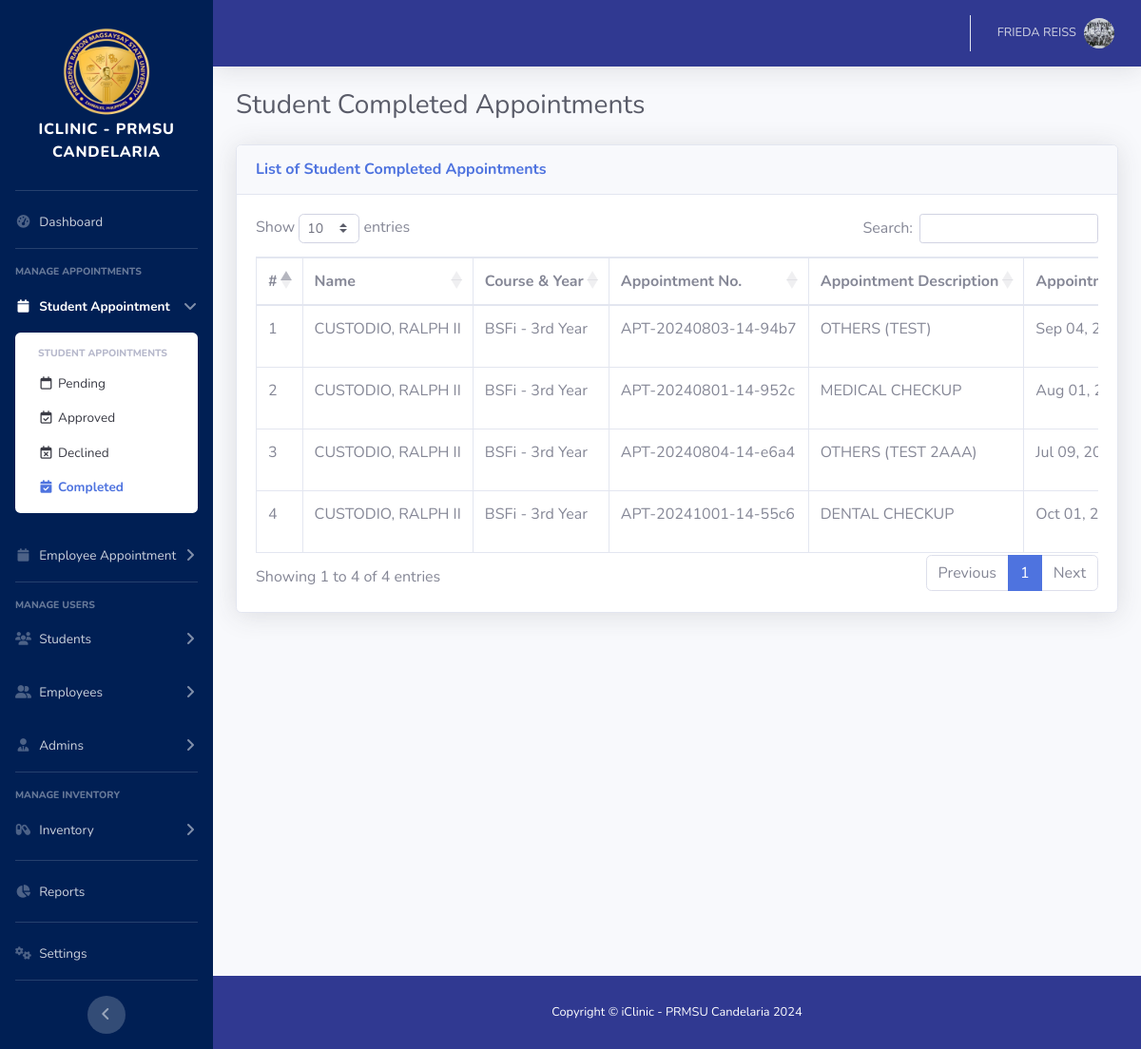
/admin/students-appointment-completed.php (signed in), run on the app's committed database.
### tables this page shows
CREATE TABLE `appointment_vitals_tbl` (
  `appointment_vitals_id` int(11) NOT NULL,
  `blood_pressure` varchar(50) NOT NULL,
  `temperature` int(50) NOT NULL,
  `weight` int(50) NOT NULL,
  `height` int(50) NOT NULL,
  `diagnosis` varchar(255) NOT NULL,
  `appointment_id` int(11) NOT NULL,
  `date_completed` datetime NOT NULL,
  `deleted` tinyint(1) NOT NULL DEFAULT 0
);

CREATE TABLE `appointment_tbl` (
  `appointment_id` int(11) NOT NULL,
  `appointment_no` varchar(255) NOT NULL,
  `appointment_description` varchar(255) NOT NULL,
  `appointment_description_others` varchar(255) NOT NULL,
  `appointment_date` date NOT NULL,
  `appointment_status` varchar(50) NOT NULL,
  `user_id` int(11) NOT NULL,
  `deleted` tinyint(1) NOT NULL DEFAULT 0
);

### admin/students-appointment-completed.php (the view, shortened to what this page needs)
<!DOCTYPE html>
<html lang="en">
<?php include './include/head.php'; ?>
<body id="page-top">
    <div id="wrapper">
        <?php include './include/sidebar.php'; ?>
        <div id="content-wrapper" class="d-flex flex-column">
            <div id="content">
                <?php include './include/topbar.php'; ?>
                <div class="container-fluid">
                    <div class="d-sm-flex align-items-center justify-content-between mb-4">
                        <h1 class="h3 mb-0 text-gray-800">Student Completed Appointments</h1>
                    </div>
                    <div class="row">
                        <div class="col-xl-12 col-lg-12">
                            <div class="card shadow mb-4">
								<div class="card-header py-3 d-flex flex-column flex-md-row">
								    <div class="col-12 col-md-6 d-flex align-items-center justify-content-start mx-0 px-0 mb-2 mb-md-0">
								        <h6 class="font-weight-bold text-primary mb-0">List of Student Completed Appointments</h6>
								    </div>
								    <div class="col-12 col-md-6 d-flex align-items-center justify-content-end mx-0 px-0">
								    </div>
								</div>
                                <div class="card-body">
                                    <div class="table-responsive">
                                        <table class="table table-bordered nowrap" id="myTable" width="100%" cellspacing="0">
                                            <thead class="">
                                                <tr>
                                                    <th scope="col">#</th>
                                                    <th scope="col">Name</th>
                                                    <th scope="col">Course & Year</th>
                                                    <th scope="col">Appointment No.</th>
                                                    <th scope="col">Appointment Description</th>
                                                    <th scope="col">Appointment Date</th>
                                                </tr>
                                            </thead>
                                            <tbody>
                                            <?php
                                                require '../db/dbconn.php';
                                                $display_appointments = "
                                                					SELECT apt.*, CONCAT(st.last_name, ', ', st.first_name, ' ', st.suffix_name) as fullname, CONCAT(st.course, ' - ',
                                                                              CASE
                                                                                 WHEN st.year_level = 1 THEN '1st Year'
                                                                                 WHEN st.year_level = 2 THEN '2nd Year'
                                                                                 WHEN st.year_level = 3 THEN '3rd Year'
                                                                                 WHEN st.year_level = 4 THEN '4th Year'
                                                                                 ELSE CONCAT(st.year_level, 'th Year')
                                                                              END) AS course_year, avt.blood_pressure, avt.temperature, avt.weight, avt.height, avt.diagnosis, avt.date_completed
                                                                    FROM appointment_tbl apt
                                                                    INNER JOIN user_tbl ut ON ut.user_id = apt.user_id
                                                                    INNER JOIN student_tbl st ON st.user_id = ut.user_id
                                                                    INNER JOIN appointment_vitals_tbl avt ON avt.appointment_id = apt.appointment_id
                                                                    WHERE apt.deleted = 0 AND ut.role = 'STUDENT' AND apt.appointment_status = 'COMPLETED'
                                                					";
                                                $sqlQuery = mysqli_query($con, $display_appointments) or die(mysqli_error($con));
                                                $counter = 1;
                                                while($row = mysqli_fetch_array($sqlQuery)){
                                                    $appointment_no = $row['appointment_no'];
                                                    $appointment_description = $row['appointment_description'];
                                                    $appointment_description_others = $row['appointment_description_others'];
                                                    $appointment_date = $row['appointment_date'];
                                                    $fullname = $row['fullname'];
                                                    $course_year = $row['course_year'];
                                                    $formatted_date = date('M d, Y', strtotime($appointment_date));
                                                    if ($appointment_description == "OTHERS") {
                                                    	$appointment_description_text = $appointment_description. ' (' . $appointment_description_others . ') ';
                                                    } else {
                                                    	$appointment_description_text = $appointment_description;
                                                    }
                                            ?>
                                        <tr>
                                            <td class=""><?php echo $counter; ?></td>
                                            <td class=""><?php echo $fullname; ?></td>
                                            <td class=""><?php echo $course_year; ?></td>
                                            <td class=""><?php echo $appointment_no; ?></td>
                                            <td class=""><?php echo $appointment_description_text; ?></td>
                                            <td class=""><?php echo $formatted_date; ?></td>
                                        </tr>
                                        <?php
                                            $counter++;
                                        }
                                        ?>
                                        </tbody>
                                        </table>
                                    </div>
                                </div>
                            </div>
                        </div>
                    </div>
                </div>
            </div>
            <?php include './include/footer.php'; ?>
        </div>
    </div>
</body>
</html>

### data on the page
appointment_vitals_tbl: fullname "CUSTODIO, RALPH II", course_year "BSFi - 3rd Year", appointment.appointment_no "APT-20240803-14-94b7", appointment.appointment_description_others "OTHERS (TEST)", appointment.appointment_date "Sep 04,…"
appointment_vitals_tbl: fullname "CUSTODIO, RALPH II", course_year "BSFi - 3rd Year", appointment.appointment_no "APT-20240801-14-952c", appointment.appointment_description "MEDICAL CHECKUP", appointment.appointment_date "Aug 01,…"
appointment_vitals_tbl: fullname "CUSTODIO, RALPH II", course_year "BSFi - 3rd Year", appointment.appointment_no "APT-20240804-14-e6a4", appointment.appointment_description_others "OTHERS (TEST 2AAA)", appointment.appointment_date "Jul 09,…"
appointment_vitals_tbl: fullname "CUSTODIO, RALPH II", course_year "BSFi - 3rd Year", appointment.appointment_no "APT-20241001-14-55c6", appointment.appointment_description "DENTAL CHECKUP", appointment.appointment_date "Oct 01,…"

### other printed values
$_SESSION['fullname'] "FRIEDA REISS"
